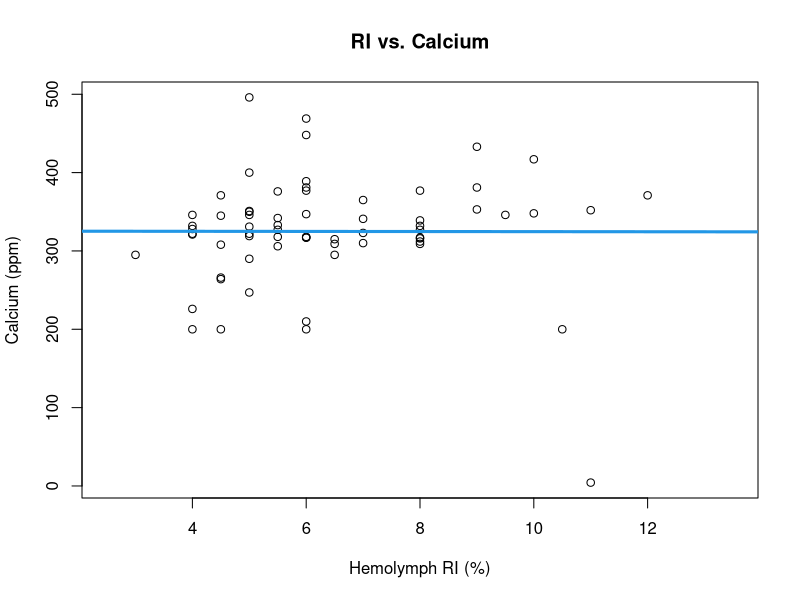
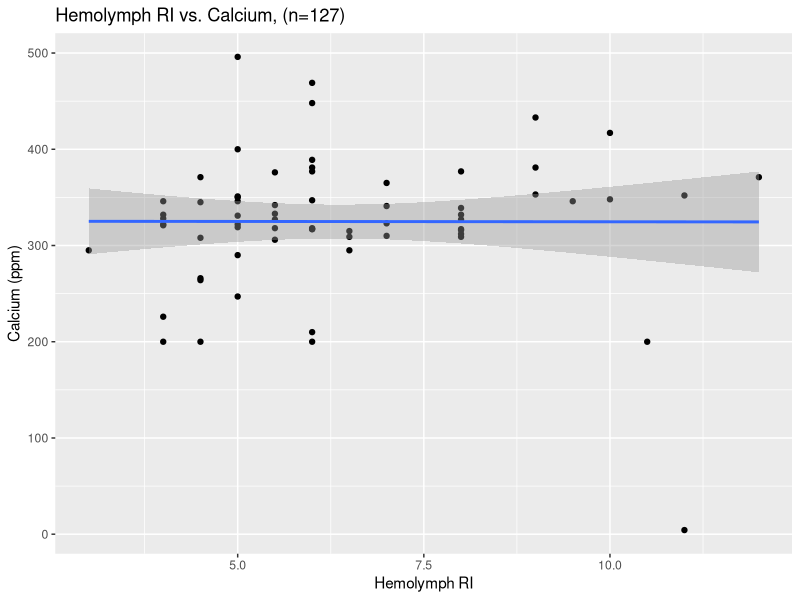
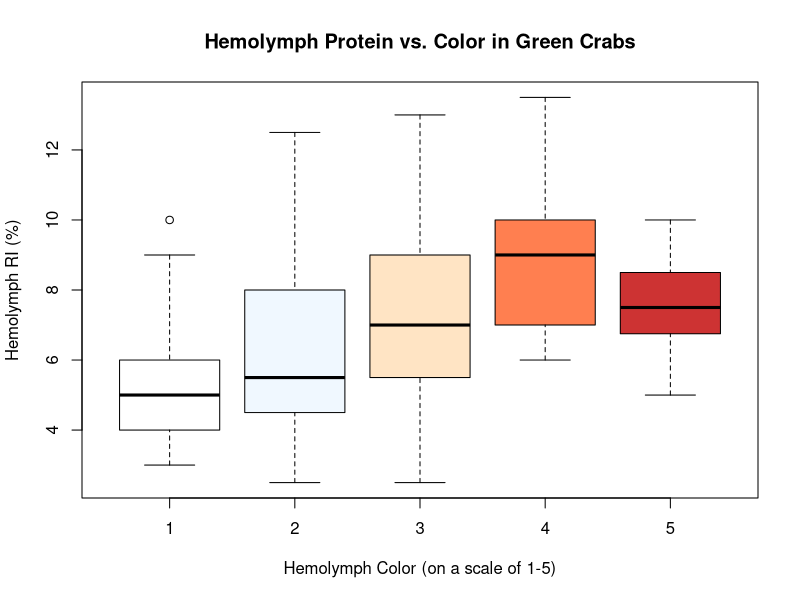
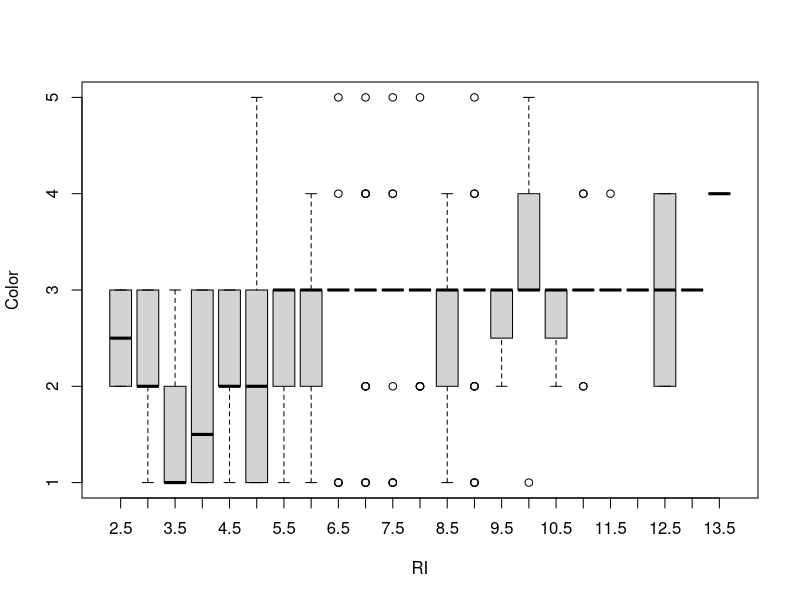
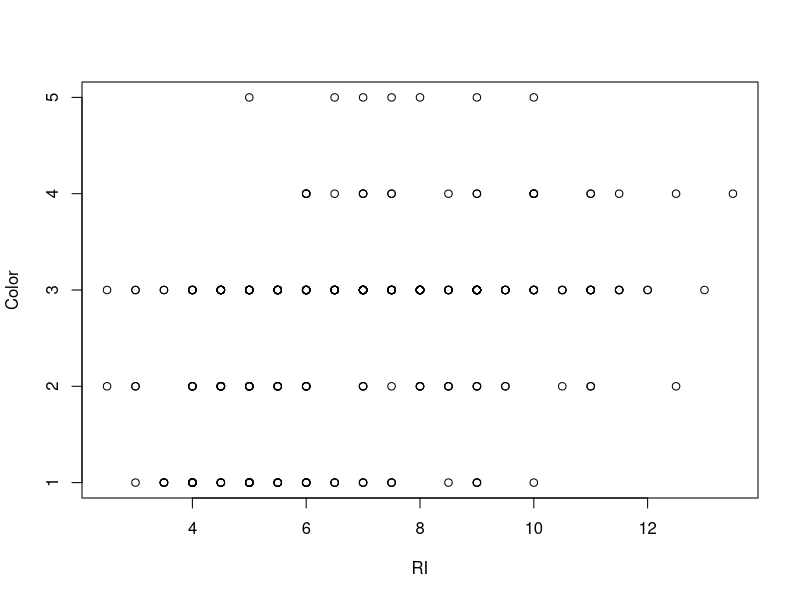
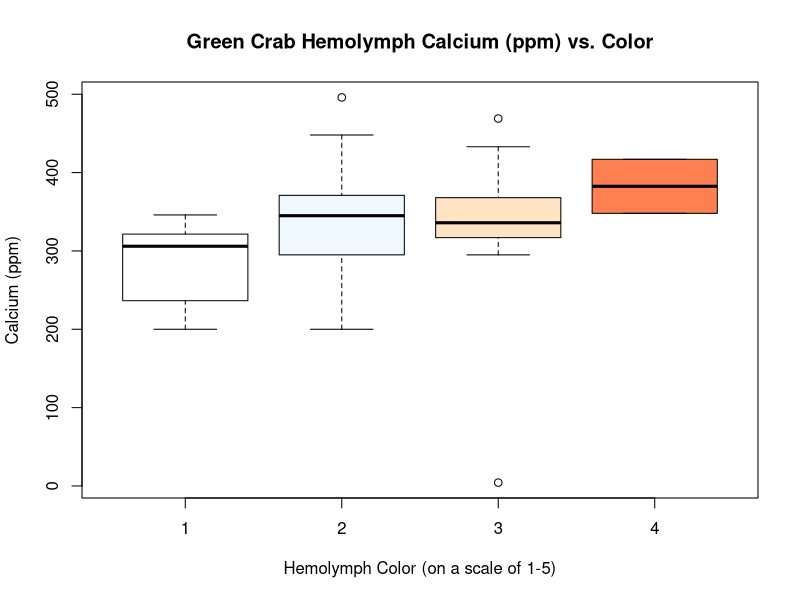

The R script that drew these images, in order:
## ---- chunk 1

# read in relevant documents for this data
gc_dat <- read.csv("../data/prelim_gc_data.csv")


gc_dat
#  updated with full data set 2022-07-27

# libraries for data visualization
library(ggplot2)
library(dplyr)
library(gridExtra)
library(scatterplot3d)
library(MASS)
## ---- chunk 2

plot(Ca ~ RI, data = gc_dat, main = "RI vs. Calcium",
      xlab = "Hemolymph RI (%)", ylab = "Calcium (ppm)")
abline(lm (Ca ~ RI, data = gc_dat), col = 4, lwd = 3)

# correlation plot to look at RI vs. Calcium
# doesn't appear to be a trend

## ---- chunk 3

gc_dat %>% 
        # pipes molt data into ggplot
  ggplot(aes(x = RI, y = Ca)) + 
        # populates plot with hemo ri and ca info
    geom_point() + geom_smooth(method=lm) + 
        # specifies type of plot -- linear model with 95 percent confidence
        xlab("Hemolymph RI") + 
        ylab ("Calcium (ppm)") +
        ggtitle("Hemolymph RI vs. Calcium, (n=127)") +
        # renames x and y labels and title
      xlim(3, 12)
        # specifies x axis between 3 and 12 for more clear visualization

## ---- chunk 4

ca_ri_mod <- lm(Ca ~ RI, data = gc_dat)
nobs(ca_ri_mod) # tells that there are 127 observations used in this model
summary(ca_ri_mod)
anova(ca_ri_mod) # standard anova
car::Anova(ca_ri_mod, type = 3) # type 3 anova for significance testing

# taken from all during molt cycle, leading to lots of variation
# pointing to trend; small r^2 due to assessing crabs at different times of
# molt cycle
## ---- chunk 5

boxplot( RI ~ Color, data = gc_dat,
         main = "Hemolymph Protein vs. Color in Green Crabs", 
         xlab = "Hemolymph Color (on a scale of 1-5)", 
         ylab = "Hemolymph RI (%)", 
         col= c('white', 'aliceblue', 'bisque', 'coral', 'brown3'))

boxplot(Color ~ RI, data = gc_dat)

plot(Color ~ RI, data = gc_dat)

# box plot comparing average RIs for different colored hemolymph
# appears that there are some differences between hemo RI 
# if you want to make graph fancy: make different colors correspond 
# to colors of hemolymph harvested
## ---- chunk 6

boxplot( Ca ~ Color, data = gc_dat, 
      main = "Green Crab Hemolymph Calcium (ppm) vs. Color",
      xlab = "Hemolymph Color (on a scale of 1-5)",
      ylab = "Calcium (ppm)",
      col= c('white', 'aliceblue', 'bisque', 'coral'))

# appears that calcium increases as hemolymph color darkens
## ---- chunk 7

ri_col_mod = lm(Color ~ RI + Ca + RI:Ca,
              data = gc_dat)

summary(ri_col_mod)
anova(ri_col_mod)
car::Anova(ri_col_mod, type = 3)

car::Anova(lm(Color ~ Ca, data = gc_dat), type = 3)
car::Anova(lm(Color ~ RI, data = gc_dat), type = 3)

# interaction model to assess whether or not hemolymph color is altered by
# the interaction between RI and Ca
